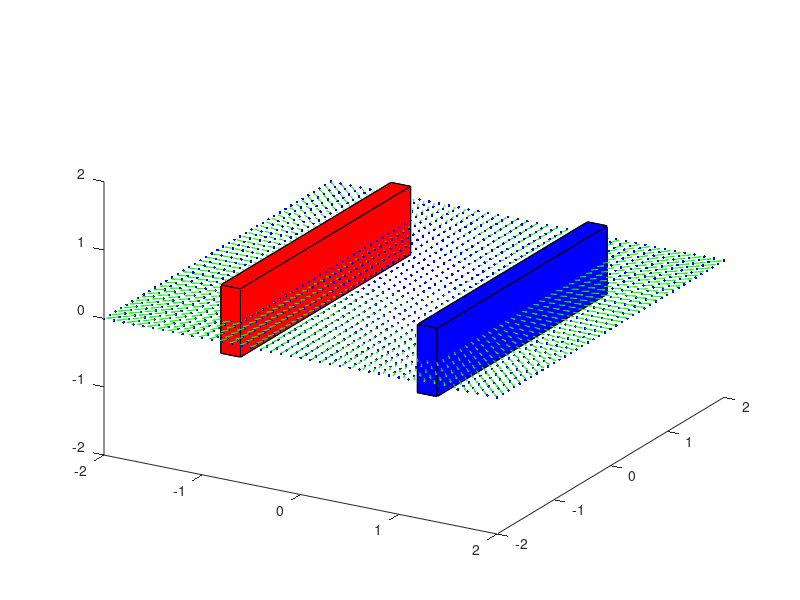

The MATLAB source for this figure: (Note: this script raises an error after producing the figure.)
clc; 
clear;
close all;

% Variables de configuración
v = 0.5; 
dx = -1; 
dx2 = 1;
dy = 0;  
dz = 0;  

largo = 3;  
largo2 = 3;  
ancho = -0.2;
alto = 1;

% Definir los vértices para el primer rectángulo (rojo)
vertices = [-v*ancho+dx  -v*largo+dy  -v+dz;  %v1
             -v*ancho+dx   v*largo+dy  -v+dz;  %v2
              v*ancho+dx   v*largo+dy  -v+dz;  %v3 
              v*ancho+dx  -v*largo+dy  -v+dz;  %v4
             -v*ancho+dx  -v*largo+dy   v+dz;  %v5
             -v*ancho+dx   v*largo+dy   v+dz;  %v6
              v*ancho+dx   v*largo+dy   v+dz;  %v7
              v*ancho+dx  -v*largo+dy   v+dz]; %v8
 
% Definir la cara del polígono usando los vértices definidos previamente
caras = [  
    1 2 3 4; % Cara inferior
    5 6 7 8; % Cara superior
    1 2 6 5; % Cara frontal
    3 4 8 7; % Cara posterior
    1 4 8 5; % Cara izquierda
    2 3 7 6]; % Cara derecha
 
% Definir los vértices para el segundo rectángulo (azul)
vertices2 = [-v*ancho+dx2  -v*largo+dy  -v+dz;  %v1
             -v*ancho+dx2   v*largo+dy  -v+dz;  %v2
              v*ancho+dx2   v*largo+dy  -v+dz;  %v3 
              v*ancho+dx2  -v*largo+dy  -v+dz;  %v4
             -v*ancho+dx2  -v*largo+dy   v+dz;  %v5
             -v*ancho+dx2   v*largo+dy   v+dz;  %v6
              v*ancho+dx2   v*largo+dy   v+dz;  %v7
              v*ancho+dx2  -v*largo+dy   v+dz]; %v8
         
% Definir la cara del polígono usando los vértices definidos previamente
caras2 = [  
    1 2 3 4; % Cara inferior
    5 6 7 8; % Cara superior
    1 2 6 5; % Cara frontal
    3 4 8 7; % Cara posterior
    1 4 8 5; % Cara izquierda
    2 3 7 6]; % Cara derecha

% Graficar las placas
hold on;
patch('Vertices', vertices, 'Faces', caras, 'FaceColor', 'r', 'EdgeColor', 'k'); % Placa roja
patch('Vertices', vertices2, 'Faces', caras2, 'FaceColor', 'b', 'EdgeColor', 'k'); % Placa azul

axis([-2 2 -2 2 -2 2]); % 
view(30,30); % 

%@@@@@@@@@@@@@@@@@@@@@@@@@@@@@@@@@@@@@@@@@@@@@@@@@@@@@@@@@@@@@@@@@@@@@@@
%@@@@@@@@@ Principio de Superposición @@@@@@@@@@@@@@@@@@@@@@@@@@@@@@@@@@@@

% Creación de la malla
x0 = -2;
x1 = 2;
y0 = -2;
y1 = 2;  
nx = 0.1; % Resolución más fina para mejorar la visualización
ny = 0.1;
       
[xGrid, yGrid] = meshgrid(x0:nx:x1, y0:ny:y1); % Parametrización de la malla
zGrid = xGrid * 0; % Creamos el parámetro z, pero lo mantenemos en cero

% Graficar la malla
plot(xGrid,yGrid,'.b');
h = quiver3(xGrid, yGrid, zGrid, xGrid, yGrid, zGrid, 'g');

hold on;

% Primer carga (Placa azul)
Qn1 = -20; % Carga negativa en la superficie azul
eps0 = 8.854e-12;  % Constante dieléctrica del medio
k = 1/(4*pi*eps0); % Constante eléctrica
Rxn1 = xGrid - (1); % Distancia en x desde la carga
Ryn1 = yGrid - (-largo2/2); % Distancia en y desde la carga
Rzn1 = zGrid; % Distancia en z desde la carga

% Cálculo del campo de una carga
R1 = sqrt(xGrid.^2 + yGrid.^2 + zGrid.^2);
Ex1 = k * Qn1 .* Rxn1 ./ R1.^3;
Ey1 = k * Qn1 .* Ryn1 ./ R1.^3;
Ez1 = k * Qn1 .* Rzn1 ./ R1.^3;

% Normalizar los componentes del vector dividiendo por E
i = Ex1 ./ E; 
j = Ey1 ./ E;
k = Ez1 ./ E; 

% Graficar
figure;
quiver3(xGrid, yGrid, zGrid, i, j, k, 'b'); % Flechas verdes para el campo

% Configuración final de la visualización
xlabel('X'); ylabel('Y'); zlabel('Z');
title('Campo Eléctrico de la Primera Carga (Placa Azul)');
grid on;
hold off;

% Segunda carga (Placa roja)
Qp1 = 20; 
Rxp1 = xGrid - (-1); % Distancia en x desde la carga
Ryp1 = yGrid - (-1.5); % Distancia en y desde la carga
Rzp1 = zGrid; % Distancia en z desde la carga

% Cálculo del campo de una carga
R2 = sqrt(Rxp1.^2 + Ryp1.^2 + Rzp1.^2) + 1e-9; % Evitar división por cero

Ex2 = k * Qp1 .* Rxp1 ./ R2.^3;
Ey2 = k * Qp1 .* Ryp1 ./ R2.^3;
Ez2 = k * Qp1 .* Rzp1 ./ R2.^3;

% Aplicar el principio de superposición: Sumar los campos de las cargas anteriores
Ex_total = Ex1 + Ex2; 
Ey_total = Ey1 + Ey2;
Ez_total = Ez1 + Ez2; 

% Calcular la magnitud total del campo
E_total = sqrt(Ex_total.^2 + Ey_total.^2 + Ez_total.^2) + 1e-9; % Evitar división por cero

% Normalizar los componentes del vector dividiendo por E_total
i = Ex_total ./ E_total; 
j = Ey_total ./ E_total;
k = Ez_total ./ E_total; 

% Graficar
figure;
quiver3(xGrid, yGrid, zGrid, i, j, k, 'g'); % Flechas verdes para el campo

% Configuración de la visualización
xlabel('X'); ylabel('Y'); zlabel('Z');
title('Campo Eléctrico de la Segunda Carga');
grid on;
axis equal;
view(30, 30);

% Tercera carga (Carga negativa 2)
Qn2 = -20; 
Rxn2 = xGrid - (1); 
Ryn2 = yGrid - (largo2 / 2); 
Rzn2 = zGrid - 0.5; 

R2 = sqrt(Rxn2.^2 + Ryn2.^2 + Rzn2.^2) + 1e-9; 

Ex2 = k * Qn2 .* Rxn2 ./ R2.^3;
Ey2 = k * Qn2 .* Ryn2 ./ R2.^3;
Ez2 = k * Qn2 .* Rzn2 ./ R2.^3;

Ex_total = Ex1 + Ex2; 
Ey_total = Ey1 + Ey2;
Ez_total = Ez1 + Ez2;

E_total = sqrt(Ex_total.^2 + Ey_total.^2 + Ez_total.^2) + 1e-9; 

i = Ex_total ./ E_total; 
j = Ey_total ./ E_total;
k = Ez_total ./ E_total; 

figure;
quiver3(xGrid, yGrid, zGrid, i, j, k, 'r'); 

xlabel('X'); ylabel('Y'); zlabel('Z');
title('Campo Eléctrico de la Tercera Carga');
grid on;
axis equal;
view(30, 30);

% Cuarta carga (Carga positiva 2)
Qp2 = 20; 
Rxp2 = xGrid - (-1); 
Ryp2 = yGrid - (1.5); 
Rzp2 = zGrid - 0.5; 

R2 = sqrt(Rxp2.^2 + Ryp2.^2 + Rzp2.^2) + 1e-9;

Ex2 = k * Qp2 .* Rxp2 ./ R2.^3;
Ey2 = k * Qp2 .* Ryp2 ./ R2.^3;
Ez2 = k * Qp2 .* Rzp2 ./ R2.^3;

Ex_total = Ex1 + Ex2 + Ex3; 
Ey_total = Ey1 + Ey2 + Ey3;
Ez_total = Ez1 + Ez2 + Ez3;

E_total = sqrt(Ex_total.^2 + Ey_total.^2 + Ez_total.^2) + 1e-9; 

i = Ex_total ./ E_total; 
j = Ey_total ./ E_total;
k = Ez_total ./ E_total; 

figure;
quiver3(xGrid, yGrid, zGrid, i, j, k, 'b'); 

xlabel('X'); ylabel('Y'); zlabel('Z');
title('Campo Eléctrico de la Cuarta Carga');
grid on;
axis equal;
view(30, 30);
